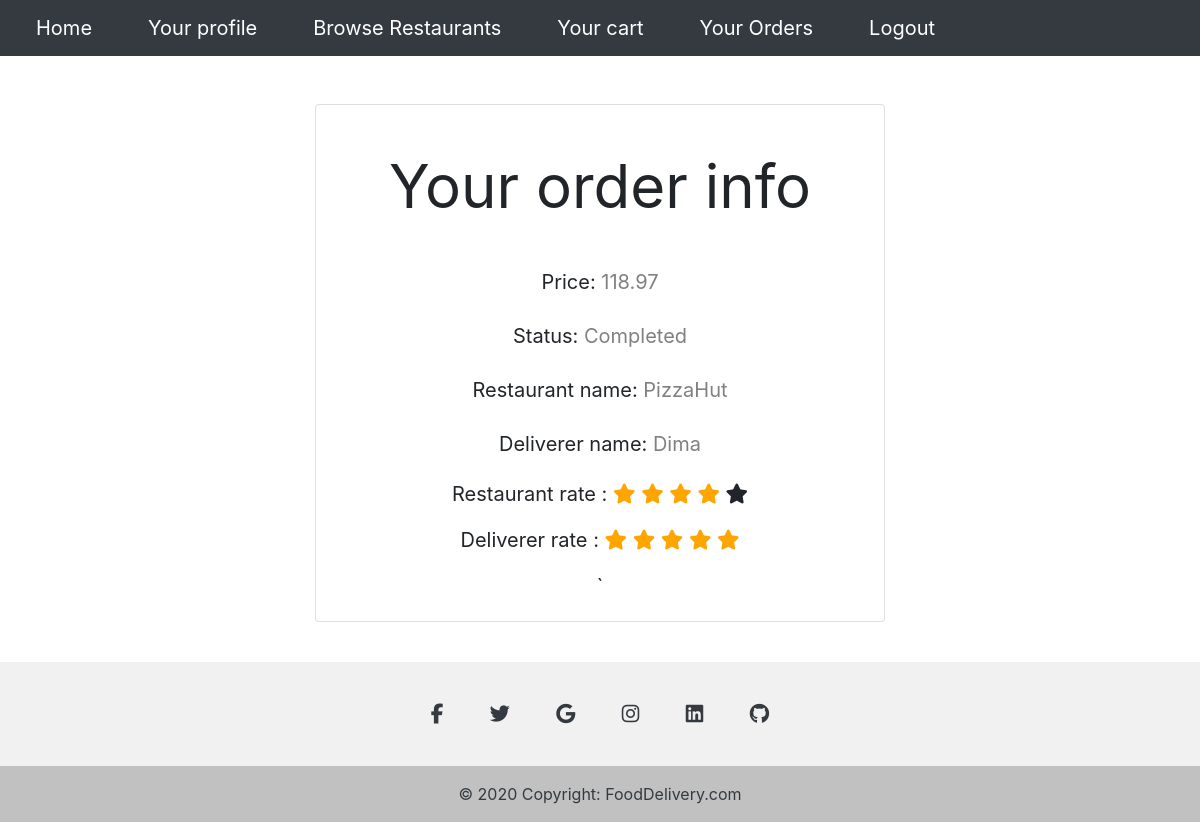
The page /orderExecution/yourOrder/ (signed in) on the database as committed earlier.
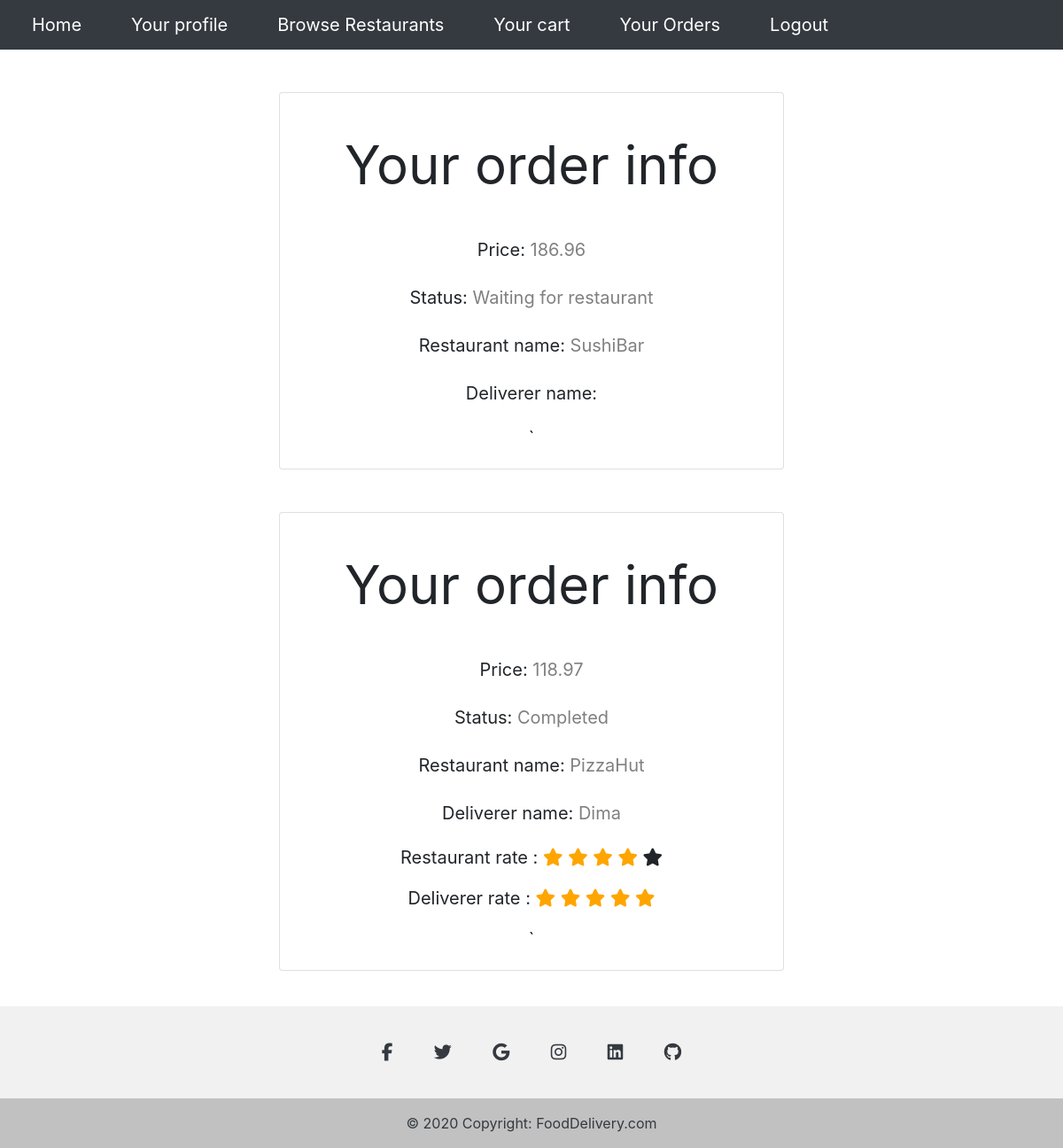
The same page on the database as committed later.
### OrderExecution/models.py (models this page shows)
class Order(models.Model):
    price = models.FloatField(default=0)
    status = models.CharField(max_length=50,choices = Status.choices)
    customer = models.ForeignKey(Customers, on_delete= models.CASCADE)
    restaurant = models.ForeignKey(Restaurants, on_delete = models.CASCADE)
    deliverer = models.ForeignKey(Deliverers, on_delete = models.CASCADE, null=True)
    restaurant_rating = models.IntegerField(default = 0)
    deliverer_rating = models.IntegerField(default = 0)
    date = models.DateTimeField()

### Users/models.py (models this page shows)
class Restaurants(models.Model):
    user = models.ForeignKey(User, on_delete=models.CASCADE)
    restaurant_name = models.CharField(max_length=50)
    address = models.ForeignKey(Address, on_delete=models.CASCADE)
    phone_number = models.CharField(max_length=9)
    NIP = models.CharField(max_length=12)
    open_time = models.TimeField()
    close_time = models.TimeField()
    latitude = models.CharField(max_length= 100,default = "0.0")
    longitude = models.CharField(max_length = 100, default = "0.0")
    rate_count = models.IntegerField(default = 0)
    rate_sum = models.IntegerField(default = 0)
    rating = models.FloatField(default = 0)

class Deliverers(models.Model):
    user = models.ForeignKey(User, on_delete=models.CASCADE)
    status = models.CharField(max_length= 16,choices = DelivererStatus.choices,default= DelivererStatus.NOTAVAILABLE)
    first_name = models.CharField(max_length=50)
    last_name = models.CharField(max_length=50)
    phone_number = models.CharField(max_length=9)
    latitude = models.CharField(max_length= 100,default = "0.0")
    longitude = models.CharField(max_length = 100, default = "0.0")
    rate_count = models.IntegerField(default = 0)
    rate_sum = models.IntegerField(default = 0)
    rating = models.FloatField(default = 0)

### OrderExecution/views.py (the view)
# urls.py: path("yourOrder/",OrderExecution_views.your_order,name = "yourOrder"),
def your_order(request):
        customer = Customers.objects.filter(user = request.user).first()
        orders = Order.objects.filter(customer= customer)[::-1]
        args = {"orders":orders}
        return render(request,"OrderExecution/yourOrder.html",args)

### OrderExecution/templates/OrderExecution/yourOrder.html (shortened to what the changed rows need)
{% extends "Home/base.html" %}
{% block content %}
{% for order in orders %}
    <div class="container w-50">
        <div class="card mt-5 mx-auto text-center">
            <div class="card-body" style="font-size: 20px;">
                <p style="font-size: 60px;" class="p-3">Your order info</p>
                <p class="p-1">Price: <span style="color: grey;">{{order.price}}</span></p>
                <p class="p-1">Status: <span style="color: grey;">{{order.status}}</span></p>
                <p class="p-1">Restaurant name: <span style="color: grey;">{{order.restaurant.restaurant_name}}</span></p>
                <p class="p-1">Deliverer name: <span style="color: grey;">{{order.deliverer.first_name}}</span></p>
                {% if order.status == "Completed" %}
                    {% if order.restaurant_rating == 0 %}
                    <form action = "{% url 'rateRestaurant' %}" method ="POST">
                        {% csrf_token %}
                        <div class = "rate-wrapper">
                            <div class="rate">
                                <input type="radio" id="star5" name="rate" value="5" />
                                <label for="star5" title="text">5 stars</label>
                                <input type="radio" id="star4" name="rate" value="4" />
                                <label for="star4" title="text">4 stars</label>
                                <input type="radio" id="star3" name="rate" value="3" />
                                <label for="star3" title="text">3 stars</label>
                                <input type="radio" id="star2" name="rate" value="2" />
                                <label for="star2" title="text">2 stars</label>
                                <input type="radio" id="star1" name="rate" value="1" />
                                <label for="star1" title="text">1 star</label>
                            </div>
                            <input type  = "hidden" name = "order_id" value = {{order.id}}>
                            <input type = "submit" class = "btn btn-outline-secondary" value = "Rate restaurant">
                    </div>
                    {% else %}
                    {% if order.restaurant_rating == 4 %}
                    <p>Restaurant rate : <span class="fa fa-star checked"></span>
                        <span class="fa fa-star checked"></span>
                        <span class="fa fa-star checked"></span>
                        <span class="fa fa-star checked"></span>
                        <span class="fa fa-star"></span></p>
                    {% endif %}
                {% endif %}
                    {% if order.deliverer_rating == 0 %}
                    <form action = "{% url 'rateDeliverer' %}" method ="POST">
                        {% csrf_token %}
                        <div class = "rate-wrapper">
                            <div class="rate">
                                <input type="radio" id="star5" name="rate" value="5" />
                                <label for="star5" title="text">5 stars</label>
                                <input type="radio" id="star4" name="rate" value="4" />
                                <label for="star4" title="text">4 stars</label>
                                <input type="radio" id="star3" name="rate" value="3" />
                                <label for="star3" title="text">3 stars</label>
                                <input type="radio" id="star2" name="rate" value="2" />
                                <label for="star2" title="text">2 stars</label>
                                <input type="radio" id="star1" name="rate" value="1" />
                                <label for="star1" title="text">1 star</label>
                            </div>
                            <input type  = "hidden" name = "order_id" value = {{order.id}}>
                            <input type = "submit" class = "btn btn-outline-secondary" value = "Rate deliverer">
                        </div>
                    {% else %}
                    {% if order.deliverer_rating == 5 %}
                    <p>Deliverer rate : <span class="fa fa-star checked"></span>
                        <span class="fa fa-star checked"></span>
                        <span class="fa fa-star checked"></span>
                        <span class="fa fa-star checked"></span>
                        <span class="fa fa-star checked"></span></p>
                    {% endif %}
                    {% endif %}
                {% endif %}`
            </div>
        </div>
    </div>
{% endfor %}
{% endblock content %}

Rows that differ between the two databases and show on the page:
added Order: price "186.96", status "Waiting for restaurant", restaurant.restaurant_name "SushiBar"
